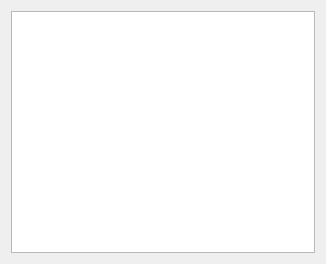
<?xml version="1.0" encoding="UTF-8"?>
<ui version="4.0">
 <class>CurrentScore</class>
 <widget class="QWidget" name="CurrentScore">
  <property name="geometry">
   <rect>
    <x>0</x>
    <y>0</y>
    <width>326</width>
    <height>264</height>
   </rect>
  </property>
  <property name="windowTitle">
   <string>Current Score</string>
  </property>
  <layout class="QVBoxLayout">
   <item>
    <widget class="QPlainTextEdit" name="display">
     <property name="readOnly">
      <bool>true</bool>
     </property>
    </widget>
   </item>
  </layout>
 </widget>
 <resources/>
 <connections/>
</ui>
